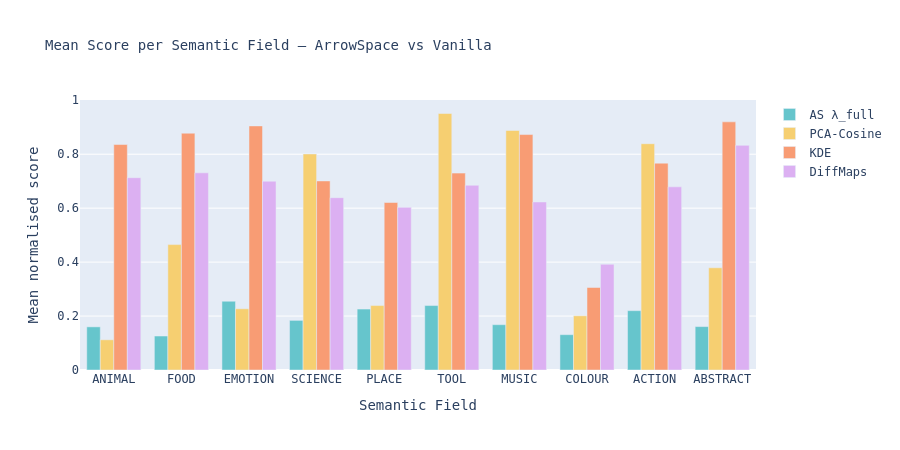

Notebook code for this chart:
### Markdown cell above
---
## 9 · Probing summary: ArrowSpace vs vanilla per semantic field

Bar chart comparing ArrowSpace λ and each vanilla score's  
**per-field mean score** — reveals which semantic fields each method  
most confidently places in basins.

### Code cell
summary_rows = []
for field in field_names:
    mask = labels == field
    summary_rows.append({
        "Field":        field,
        "AS λ_full":    round(lambda_full[mask].mean(), 3),
        "PCA-Cosine":   round(v_pca[mask].mean(), 3),
        "KDE":          round(v_kde[mask].mean(), 3),
        "DiffMaps":     round(v_diff[mask].mean(), 3),
        "R_spec":       round(R_spec[mask].mean(), 3),
    })

df_summary = pd.DataFrame(summary_rows)
df_summary.to_csv(OUTPUT_DIR / "semantic_field_summary.csv", index=False)

fig5 = go.Figure()
methods_plot = ["AS λ_full", "PCA-Cosine", "KDE", "DiffMaps"]
colors5 = px.colors.qualitative.Pastel
for m_idx, method in enumerate(methods_plot):
    fig5.add_trace(go.Bar(
        name=method,
        x=df_summary["Field"],
        y=df_summary[method],
        marker_color=colors5[m_idx],
    ))

fig5.update_layout(
    barmode="group",
    title="Mean Score per Semantic Field — ArrowSpace vs Vanilla",
    xaxis_title="Semantic Field",
    yaxis_title="Mean normalised score",
    height=450,
    font_family="monospace",
    title_font_size=14,
)
fig5.write_image(OUTPUT_DIR / "fig_05_field_summary.png", scale=2)
fig5.show()
print("Saved fig_05_field_summary.png")

### Figure 1 — Plotly figure (JSON) as saved in the notebook; plotly's stock layout.template omitted (floating-point values rounded to 4 significant figures)
{"data": [{"marker": {"color": "rgb(102, 197, 204)"}, "name": "AS λ_full", "type": "bar", "x": ["ANIMAL", "FOOD", "EMOTION", "SCIENCE", "PLACE", "TOOL", "MUSIC", "COLOUR", "ACTION", "ABSTRACT"], "y": [0.16, 0.126, 0.255, 0.184, 0.226, 0.239, 0.168, 0.131, 0.22, 0.161]}, {"marker": {"color": "rgb(246, 207, 113)"}, "name": "PCA-Cosine", "type": "bar", "x": ["ANIMAL", "FOOD", "EMOTION", "SCIENCE", "PLACE", "TOOL", "MUSIC", "COLOUR", "ACTION", "ABSTRACT"], "y": [0.112, 0.465, 0.227, 0.801, 0.239, 0.951, 0.888, 0.201, 0.839, 0.379]}, {"marker": {"color": "rgb(248, 156, 116)"}, "name": "KDE", "type": "bar", "x": ["ANIMAL", "FOOD", "EMOTION", "SCIENCE", "PLACE", "TOOL", "MUSIC", "COLOUR", "ACTION", "ABSTRACT"], "y": [0.836, 0.878, 0.905, 0.701, 0.621, 0.73, 0.873, 0.306, 0.767, 0.92]}, {"marker": {"color": "rgb(220, 176, 242)"}, "name": "DiffMaps", "type": "bar", "x": ["ANIMAL", "FOOD", "EMOTION", "SCIENCE", "PLACE", "TOOL", "MUSIC", "COLOUR", "ACTION", "ABSTRACT"], "y": [0.713, 0.731, 0.7, 0.639, 0.603, 0.685, 0.623, 0.392, 0.679, 0.833]}], "layout": {"barmode": "group", "font": {"family": "monospace"}, "height": 450, "title": {"font": {"size": 14}, "text": "Mean Score per Semantic Field — ArrowSpace vs Vanilla"}, "xaxis": {"title": {"text": "Semantic Field"}}, "yaxis": {"title": {"text": "Mean normalised score"}}}}
